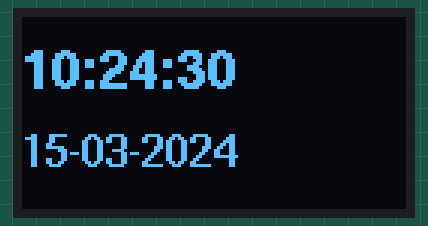
A program run on a simulated ESP32. Parts: 128×64 one-colour display. The local clock reads 2024-03-15 10:24:30 at power-on unless the program sets it; what the program prints to the serial monitor is not drawn.

Above: at 0.1 s.
At 4.2 s:
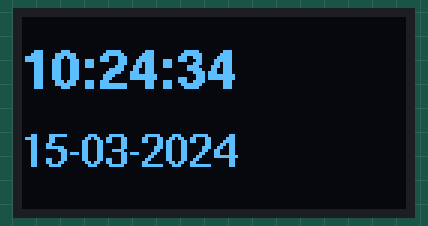
At 9.3 s:
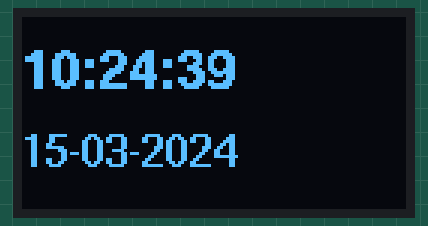
At 18.6 s:
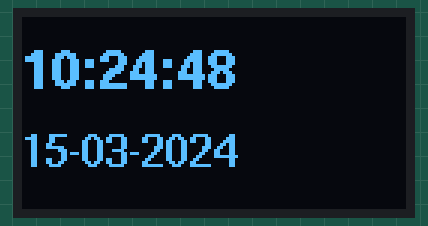
At 27.8 s:
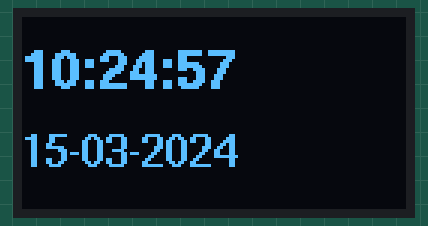
At 38.1 s:
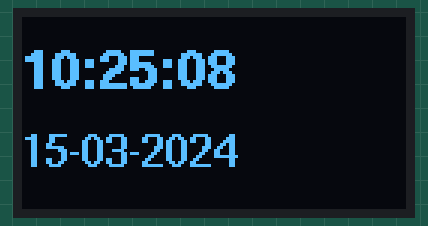

The program:

main.cpp
```cpp
#include <Arduino.h>
#include <Wire.h>
#include <U8g2lib.h>
#include <RTClib.h>

// ── Set your time here ──────────────────────────
#define SET_TIME   false   // change to false after first upload
#define T_YEAR     2026
#define T_MONTH    5
#define T_DAY      2
#define T_HOUR     11
#define T_MINUTE   36
#define T_SECOND   0
// ────────────────────────────────────────────────

U8G2_SH1106_128X64_NONAME_F_HW_I2C u8g2(U8G2_R0, U8X8_PIN_NONE);
RTC_DS3231 rtc;

void setup() {
  Serial.begin(115200);

  Wire.begin(21, 22);
  Wire.setClock(100000);

  u8g2.setBusClock(100000);
  u8g2.begin();

  if (!rtc.begin()) {
    Serial.println("RTC not found!");
    while (true);
  }

  if (SET_TIME) {
    rtc.adjust(DateTime(T_YEAR, T_MONTH, T_DAY, T_HOUR, T_MINUTE, T_SECOND));
    Serial.println("Time set!");
  }

  Serial.println("RTC initialized");
}

void loop() {
  DateTime now = rtc.now();

  char buf[20];
  sprintf(buf, "%02d:%02d:%02d", now.hour(), now.minute(), now.second());
  char dateBuf[20];
  sprintf(dateBuf, "%02d-%02d-%04d", now.day(), now.month(), now.year());

  u8g2.clearBuffer();
  u8g2.setFont(u8g2_font_helvB14_tf);
  u8g2.drawStr(0, 24, buf);
  u8g2.setFont(u8g2_font_helvB10_tf);
  u8g2.drawStr(0, 50, dateBuf);
  u8g2.sendBuffer();

  delay(1000);
}
```

Measured:
- what the display in image 1 shows lasts 1.0 s, from 4.2 s to 5.2 s
